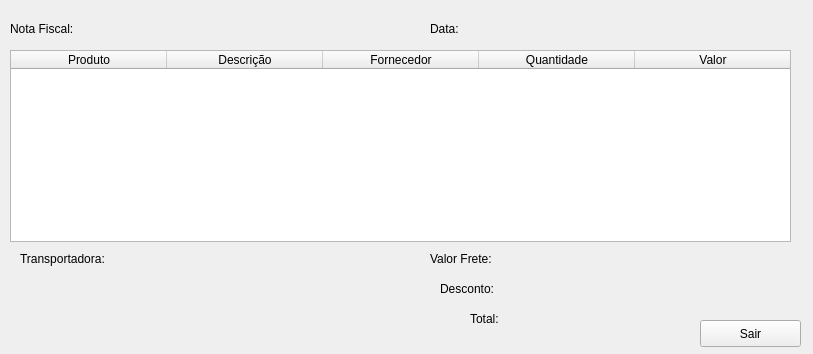
<?xml version="1.0" encoding="UTF-8"?>
<ui version="4.0">
 <class>VisualizarPedido</class>
 <widget class="QWidget" name="VisualizarPedido">
  <property name="geometry">
   <rect>
    <x>0</x>
    <y>0</y>
    <width>813</width>
    <height>354</height>
   </rect>
  </property>
  <property name="windowTitle">
   <string>Visualizar Pedido</string>
  </property>
  <widget class="QTableWidget" name="tblItem">
   <property name="geometry">
    <rect>
     <x>10</x>
     <y>50</y>
     <width>781</width>
     <height>192</height>
    </rect>
   </property>
   <property name="sizePolicy">
    <sizepolicy hsizetype="Maximum" vsizetype="Maximum">
     <horstretch>0</horstretch>
     <verstretch>0</verstretch>
    </sizepolicy>
   </property>
   <property name="maximumSize">
    <size>
     <width>1000</width>
     <height>192</height>
    </size>
   </property>
   <property name="autoFillBackground">
    <bool>false</bool>
   </property>
   <property name="frameShape">
    <enum>QFrame::StyledPanel</enum>
   </property>
   <property name="frameShadow">
    <enum>QFrame::Sunken</enum>
   </property>
   <property name="lineWidth">
    <number>1</number>
   </property>
   <property name="horizontalScrollBarPolicy">
    <enum>Qt::ScrollBarAlwaysOff</enum>
   </property>
   <property name="editTriggers">
    <set>QAbstractItemView::NoEditTriggers</set>
   </property>
   <property name="selectionBehavior">
    <enum>QAbstractItemView::SelectRows</enum>
   </property>
   <property name="showGrid">
    <bool>true</bool>
   </property>
   <property name="gridStyle">
    <enum>Qt::SolidLine</enum>
   </property>
   <property name="sortingEnabled">
    <bool>false</bool>
   </property>
   <property name="wordWrap">
    <bool>true</bool>
   </property>
   <property name="cornerButtonEnabled">
    <bool>true</bool>
   </property>
   <attribute name="horizontalHeaderVisible">
    <bool>true</bool>
   </attribute>
   <attribute name="horizontalHeaderCascadingSectionResizes">
    <bool>false</bool>
   </attribute>
   <attribute name="horizontalHeaderDefaultSectionSize">
    <number>156</number>
   </attribute>
   <attribute name="horizontalHeaderShowSortIndicator" stdset="0">
    <bool>false</bool>
   </attribute>
   <attribute name="horizontalHeaderStretchLastSection">
    <bool>false</bool>
   </attribute>
   <attribute name="verticalHeaderVisible">
    <bool>false</bool>
   </attribute>
   <attribute name="verticalHeaderHighlightSections">
    <bool>true</bool>
   </attribute>
   <column>
    <property name="text">
     <string>Produto</string>
    </property>
   </column>
   <column>
    <property name="text">
     <string>Descrição</string>
    </property>
   </column>
   <column>
    <property name="text">
     <string>Fornecedor</string>
    </property>
   </column>
   <column>
    <property name="text">
     <string>Quantidade</string>
    </property>
   </column>
   <column>
    <property name="text">
     <string>Valor</string>
    </property>
   </column>
  </widget>
  <widget class="QLabel" name="notaFiscalLabel">
   <property name="geometry">
    <rect>
     <x>10</x>
     <y>20</y>
     <width>81</width>
     <height>17</height>
    </rect>
   </property>
   <property name="text">
    <string>Nota Fiscal:</string>
   </property>
  </widget>
  <widget class="QLabel" name="lbTotal">
   <property name="geometry">
    <rect>
     <x>520</x>
     <y>310</y>
     <width>91</width>
     <height>17</height>
    </rect>
   </property>
   <property name="text">
    <string/>
   </property>
  </widget>
  <widget class="QLabel" name="label_5">
   <property name="geometry">
    <rect>
     <x>470</x>
     <y>310</y>
     <width>41</width>
     <height>17</height>
    </rect>
   </property>
   <property name="text">
    <string>Total:</string>
   </property>
  </widget>
  <widget class="QLabel" name="label_6">
   <property name="geometry">
    <rect>
     <x>440</x>
     <y>280</y>
     <width>66</width>
     <height>17</height>
    </rect>
   </property>
   <property name="text">
    <string>Desconto:</string>
   </property>
  </widget>
  <widget class="QPushButton" name="btnSair">
   <property name="geometry">
    <rect>
     <x>700</x>
     <y>320</y>
     <width>101</width>
     <height>27</height>
    </rect>
   </property>
   <property name="text">
    <string>Sair</string>
   </property>
  </widget>
  <widget class="QLabel" name="label_4">
   <property name="geometry">
    <rect>
     <x>430</x>
     <y>250</y>
     <width>81</width>
     <height>17</height>
    </rect>
   </property>
   <property name="text">
    <string>Valor Frete:</string>
   </property>
  </widget>
  <widget class="QLabel" name="label_2">
   <property name="geometry">
    <rect>
     <x>20</x>
     <y>250</y>
     <width>111</width>
     <height>17</height>
    </rect>
   </property>
   <property name="text">
    <string>Transportadora:</string>
   </property>
  </widget>
  <widget class="QLabel" name="lbNota">
   <property name="geometry">
    <rect>
     <x>100</x>
     <y>20</y>
     <width>291</width>
     <height>17</height>
    </rect>
   </property>
   <property name="text">
    <string/>
   </property>
  </widget>
  <widget class="QLabel" name="lbTransportadora">
   <property name="geometry">
    <rect>
     <x>140</x>
     <y>250</y>
     <width>191</width>
     <height>17</height>
    </rect>
   </property>
   <property name="text">
    <string/>
   </property>
  </widget>
  <widget class="QLabel" name="label_3">
   <property name="geometry">
    <rect>
     <x>430</x>
     <y>20</y>
     <width>41</width>
     <height>17</height>
    </rect>
   </property>
   <property name="text">
    <string>Data:</string>
   </property>
  </widget>
  <widget class="QLabel" name="lbData">
   <property name="geometry">
    <rect>
     <x>480</x>
     <y>20</y>
     <width>191</width>
     <height>17</height>
    </rect>
   </property>
   <property name="text">
    <string/>
   </property>
  </widget>
  <widget class="QLabel" name="lbFrete">
   <property name="geometry">
    <rect>
     <x>520</x>
     <y>250</y>
     <width>81</width>
     <height>17</height>
    </rect>
   </property>
   <property name="text">
    <string/>
   </property>
  </widget>
  <widget class="QLabel" name="lbDesconto">
   <property name="geometry">
    <rect>
     <x>520</x>
     <y>280</y>
     <width>66</width>
     <height>17</height>
    </rect>
   </property>
   <property name="text">
    <string/>
   </property>
  </widget>
 </widget>
 <resources/>
 <connections/>
</ui>
